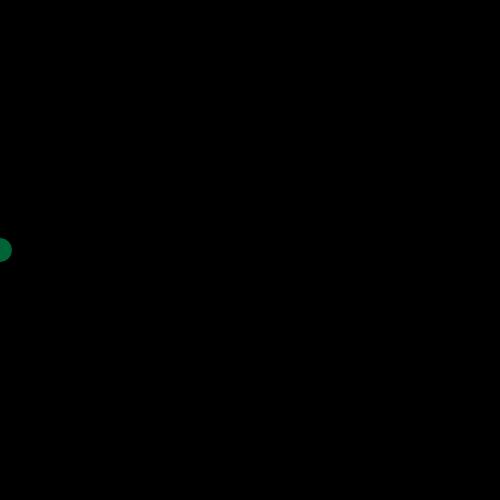
Frame 1 (no input)
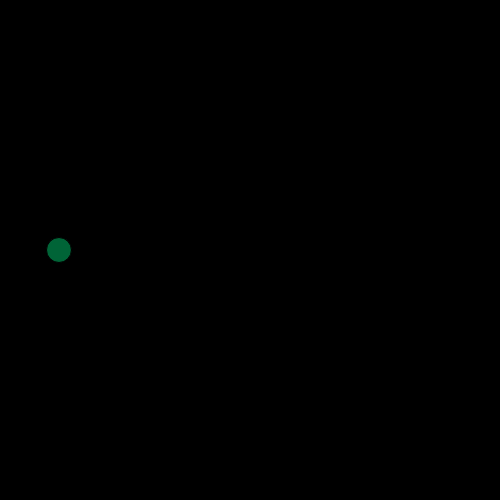
Frame 60 (no input)
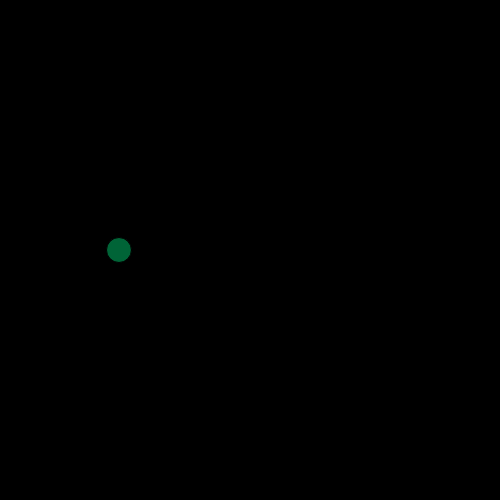
Frame 120 (the mouse pressed at the canvas centre since frame 60)

The p5.js sketch that drew these frames (run headless with seeded random() and noise() and a simulated clock; from frame 60 on, the mouse is pressed at the canvas centre):

// p5.js sketch
// ── sketch.js
/*
 * Objects
 * @description Looking at JavaScript objects
 * @author Gareth Foote
 */

var x = 0;
var y = 0;

var radius = 25; 
var r = 0;
var g = 100;
var b = 55;
var speed = 2;

// var circle = {};

function setup() {
  createCanvas(500, 500);
  y = height/2;
}

function draw() {
  background(0);

  fill(r, g, b);
  ellipse(x, y, radius);

  x += 1;
}
